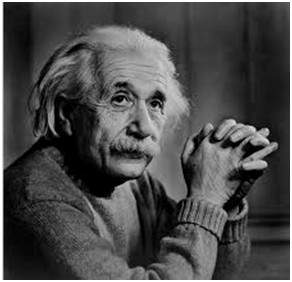
#> input picture src/Prática 3/einstein.jpg, 292 x 282 px
$ jupyter execute Otsu.ipynb
#> lines starting #> are read from the running program, lines starting #| are printed output that depends on the picture; after the words box and inside, x2 and y2 are one past the last pixel; in counts of white or black regions, pixels touching at a corner belong together
[cell 1]
import math
import cv2
import numpy as np
from matplotlib import pyplot as plt
from IPython.display import Image

[cell 2]
threshold_values = {}
h = [1]

[cell 3]
def Hist(img):
    row, col = img.shape
    y = np.zeros(256)
    for i in range(0,row):
        for j in range(0,col):
            y[img[i,j]] += 1
    x = np.arange(0,256)
    plt.bar(x, y, color='b', width=5, align='center', alpha=0.25)
    plt.show()
    return y

[cell 4]
def regenerate_img(img, threshold):
    row, col = img.shape
    y = np.zeros((row, col))
    for i in range(0,row):
        for j in range(0,col):
            if img[i,j] >= threshold:
                y[i,j] = 255
            else:
                y[i,j] = 0
    return y

[cell 5]
def countPixel(h):
    cnt = 0
    for i in range(0, len(h)):
        if h[i]>0:
            cnt += h[i]
    return cnt

[cell 6]
def wieght(s, e):
    w = 0
    for i in range(s, e):
        w += h[i]
    return w

[cell 7]
def mean(s, e):
    m = 0
    w = wieght(s, e)
    for i in range(s, e):
        m += h[i] * i
    return m/float(w)

[cell 8]
def variance(s, e):
    v = 0
    m = mean(s, e)
    w = wieght(s, e)
    for i in range(s, e):
        v += ((i - m) **2) * h[i]
    v /= w
    return v

[cell 9]
def threshold(h):
    cnt = countPixel(h)
    for i in range(1, len(h)):
        vb = variance(0, i)
        wb = wieght(0, i) / float(cnt)
        mb = mean(0, i)

        vf = variance(i, len(h))
        wf = wieght(i, len(h)) / float(cnt)
        mf = mean(i, len(h))

        V2w = wb * (vb) + wf * (vf)
        V2b = wb * wf * (mb - mf)**2

        fw = open("trace.txt", "a")
        fw.write('T='+ str(i) + "\n")

        fw.write('Wb='+ str(wb) + "\n")
        fw.write('Mb='+ str(mb) + "\n")
        fw.write('Vb='+ str(vb) + "\n")

        fw.write('Wf='+ str(wf) + "\n")
        fw.write('Mf='+ str(mf) + "\n")
        fw.write('Vf='+ str(vf) + "\n")

        fw.write('within class variance='+ str(V2w) + "\n")
        fw.write('between class variance=' + str(V2b) + "\n")
        fw.write("\n")

        if not math.isnan(V2w):
            threshold_values[i] = V2w

[cell 10]
def get_optimal_threshold():
    min_V2w = min(threshold_values.values())
    optimal_threshold = [k for k, v in threshold_values.items() if v == min_V2w]
    print ('optimal threshold', optimal_threshold[0])
    return optimal_threshold[0]

[cell 11]
image = cv2.imread('einstein.jpg',cv2.IMREAD_GRAYSCALE)
#> image is the input picture: shape (282, 292); min 0, max 255, mean 74.2
img = np.asarray(image)

[cell 12]
h = Hist(img)
#> h = 256 values, max 1769 at index 0, min 0 at index 220, mean 321.7
threshold(h)
#> the loop in countPixel, `for i in range(0, len(h)):` made 256 passes
#> cnt on passes 1 to 12: 1769, 2227, 2618, 2988, 3356, 3721, 4194, 4753, 5201, 5637, 6133, 6642
#> after the loop in countPixel, `for i in range(0, len(h)):`: cnt = 82344
#> the loop in threshold, `for i in range(1, len(h)):` made 255 passes
#> (vb, wb, mb, vf, wf, mf) on passes 1 to 3: (0, 0.0215, 0, 3041, 0.979, 75.86), (0.163, 0.027, 0.206, 3026.2, 0.973, 76.29), (0.548, 0.0318, 0.474, 3013.8, 0.968, 76.66)

[cell 13]
op_thres = get_optimal_threshold()
#| optimal threshold 97

[cell 14]
res = regenerate_img(img, op_thres)
#> after the loop in regenerate_img, `for i in range(0,row):`:
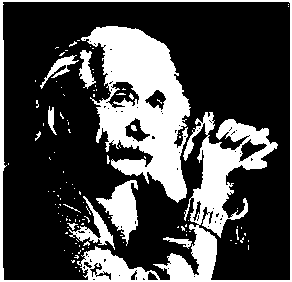
#> y: shape (282, 292) float64; 28.3% white; 114 white regions (102 under 20 px), largest, box (x1, y1, x2, y2) and area: (0, 0, 292, 282) 10105, (81, 26, 191, 203) 9898, (96, 180, 138, 246) 1275

[cell 15]
cv2.imwrite("f_OTSU_test_threshold.jpg",res)
Image(filename='f_OTSU_test_threshold.jpg')

-------------------------------------------------------------------------------------------------------------------------------

[cell 16]
f_binary = cv2.imread('einstein.jpg',cv2.IMREAD_GRAYSCALE)
K_binary = f_binary.max()
x,y = f_binary.shape
f_binary_array = np.asarray(f_binary)
h_binary = Hist(f_binary_array)
threshold(h_binary)
op_thres_binary = get_optimal_threshold()
#| optimal threshold 97

for i in range(x-1):
    for j in range(y-1):
        if(f_binary[i][j] > op_thres_binary):
            f_binary[i][j] = K_binary
        else:
            f_binary[i][j] = 0

[cell 17]
cv2.imwrite("f_OTSU_binary_threshold.jpg",f_binary)
Image(filename='f_OTSU_binary_threshold.jpg')

-------------------------------------------------------------------------------------------------------------------------------

[cell 18]
f_truncate = cv2.imread('einstein.jpg',cv2.IMREAD_GRAYSCALE)
K_truncate = f_truncate.max()
x,y = f_truncate.shape
f_truncate_array = np.asarray(f_truncate)
h_truncate = Hist(f_truncate_array)
threshold(h_truncate)
op_thres_truncate = get_optimal_threshold()
#| optimal threshold 97

for i in range(x):
    for j in range(y):
        if(f_truncate[i][j] > op_thres_truncate):
            f_truncate[i][j] = op_thres_truncate
        else:
            f_truncate[i][j] = f_truncate[i][j]
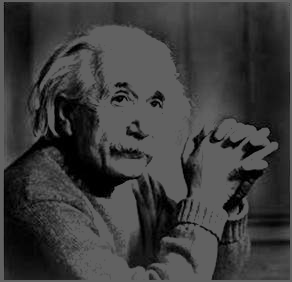
#> f_truncate: shape (282, 292); min 0, max 97, mean 59.9

[cell 19]
cv2.imwrite("f_OTSU_truncate_threshold.jpg",f_truncate)
Image(filename='f_OTSU_truncate_threshold.jpg')

-------------------------------------------------------------------------------------------------------------------------------

[cell 20]
f_tzero = cv2.imread('einstein.jpg',cv2.IMREAD_GRAYSCALE)
K_tzero = f_tzero.max()
x,y = f_tzero.shape
f_tzero_array = np.asarray(f_tzero)
h_tzero = Hist(f_tzero_array)
threshold(h_tzero)
op_thres_tzero = get_optimal_threshold()
#| optimal threshold 97

for i in range(x):
    for j in range(y):
        if(f_tzero[i][j] > op_thres_tzero):
            f_tzero[i][j] = f_tzero[i][j]
        else:
            f_tzero[i][j] = 0
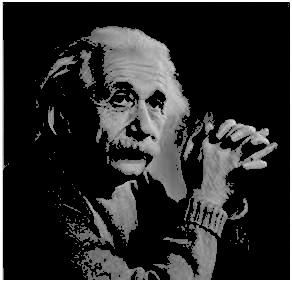
#> f_tzero: shape (282, 292); min 0, max 255, mean 41.4
